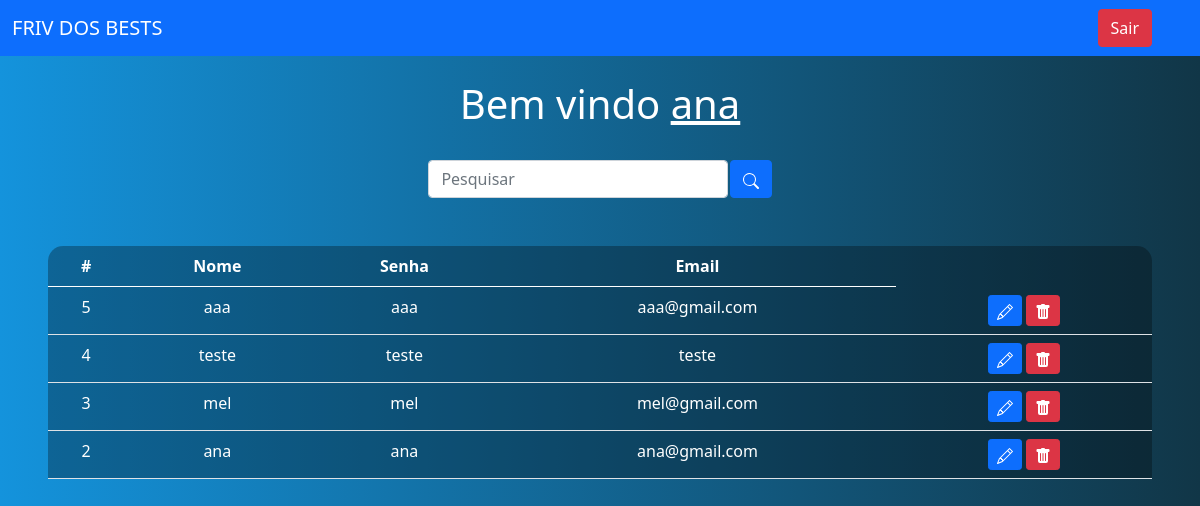
Screenshot of /sistema.php (signed in) with the database file from the repository.
### tables this page shows
CREATE TABLE `usuarios` (
  `id` int(11) NOT NULL,
  `nome` varchar(50) NOT NULL,
  `senha` varchar(50) NOT NULL,
  `email` varchar(110) NOT NULL
);

### sistema.php (the view, shortened to what this page needs)
<?php
    include_once('config.php');
    $logado = $_SESSION['nome'];
    if(!empty($_GET['search']))
    {
        $data = $_GET['search'];
        $sql = "SELECT * FROM usuarios WHERE id LIKE '%$data%' or nome LIKE '%$data%' or email LIKE '%$data%' ORDER BY id DESC";
    }
    else
    {
        $sql = "SELECT * FROM usuarios ORDER BY id DESC";
    }
    $result = $conexao->query($sql);
?>
<!DOCTYPE html>
<html lang="en">
<head>
    <link href="https://cdn.jsdelivr.net/npm/bootstrap@5.0.2/dist/css/bootstrap.min.css" rel="stylesheet">
</head>
<body>
    <nav class="navbar navbar-expand-lg navbar-dark bg-primary">
        <div class="container-fluid">
            <a class="navbar-brand" href="#">FRIV DOS BESTS</a>
        </div>
        <div class="d-flex">
            <a href="sair.php" class="btn btn-danger me-5">Sair</a>
        </div>
    </nav>
    <br>
    <?php
        echo "<h1>Bem vindo <u>$logado</u></h1>";
    ?>
    <br>
    <div class="box-search">
        <input type="search" class="form-control w-25" placeholder="Pesquisar" id="pesquisar">
        <button onclick="searchData()" class="btn btn-primary">
        </button>
    </div>
    <div class="m-5">
        <table class="table text-white table-bg">
            <thead>
                <tr>
                    <th scope="col">#</th>
                    <th scope="col">Nome</th>
                    <th scope="col">Senha</th>
                    <th scope="col">Email</th>
                </tr>
            </thead>
            <tbody>
                <?php
                    while($user_data = mysqli_fetch_assoc($result)) {
                        echo "<tr>";
                        echo "<td>".$user_data['id']."</td>";
                        echo "<td>".$user_data['nome']."</td>";
                        echo "<td>".$user_data['senha']."</td>";
                        echo "<td>".$user_data['email']."</td>";
                        echo "<td>
                        <a class='btn btn-sm btn-primary' href='edit.php?id=$user_data[id]' title='Editar'>
                            <svg xmlns='http://www.w3.org/2000/svg' width='16' height='16' fill='currentColor' class='bi bi-pencil' viewBox='0 0 16 16'>
                                <path d='M12.146.146a.5.5 0 0 1 .708 0l3 3a.5.5 0 0 1 0 .708l-10 10a.5.5 0 0 1-.168.11l-5 2a.5.5 0 0 1-.65-.65l2-5a.5.5 0 0 1 .11-.168l10-10zM11.207 2.5 13.5 4.793 14.793 3.5 12.5 1.207 11.207 2.5zm1.586 3L10.5 3.207 4 9.707V10h.5a.5.5 0 0 1 .5.5v.5h.5a.5.5 0 0 1 .5.5v.5h.293l6.5-6.5zm-9.761 5.175-.106.106-1.528 3.821 3.821-1.528.106-.106A.5.5 0 0 1 5 12.5V12h-.5a.5.5 0 0 1-.5-.5V11h-.5a.5.5 0 0 1-.468-.325z'/>
                            </svg>
                            </a>
                            <a class='btn btn-sm btn-danger' href='delete.php?id=$user_data[id]' title='Deletar'>
                                <svg xmlns='http://www.w3.org/2000/svg' width='16' height='16' fill='currentColor' class='bi bi-trash-fill' viewBox='0 0 16 16'>
                                    <path d='M2.5 1a1 1 0 0 0-1 1v1a1 1 0 0 0 1 1H3v9a2 2 0 0 0 2 2h6a2 2 0 0 0 2-2V4h.5a1 1 0 0 0 1-1V2a1 1 0 0 0-1-1H10a1 1 0 0 0-1-1H7a1 1 0 0 0-1 1H2.5zm3 4a.5.5 0 0 1 .5.5v7a.5.5 0 0 1-1 0v-7a.5.5 0 0 1 .5-.5zM8 5a.5.5 0 0 1 .5.5v7a.5.5 0 0 1-1 0v-7A.5.5 0 0 1 8 5zm3 .5v7a.5.5 0 0 1-1 0v-7a.5.5 0 0 1 1 0z'/>
                                </svg>
                            </a>
                            </td>";
                        echo "</tr>";
                    }
                    ?>
            </tbody>
        </table>
    </div>
</body>
</html>

### sistema.php (style rules this page uses)
body { background: linear-gradient(to right, rgb(20, 147, 220), rgb(17, 54, 71)); color: white; text-align: center; }
.table-bg { background: rgba(0, 0, 0, 0.3); border-radius: 15px 15px 0 0; }
.box-search { display: flex; justify-content: center; gap: .1%; }

### rows the page displays
usuarios: id "5", nome "aaa", senha "aaa", email "aaa@gmail.com"
usuarios: id "4", nome "teste", senha "teste", email "teste"
usuarios: id "3", nome "mel", senha "mel", email "mel@gmail.com"
usuarios: id "2", nome "ana", senha "ana", email "ana@gmail.com"

### other values shown
$logado "ana"
